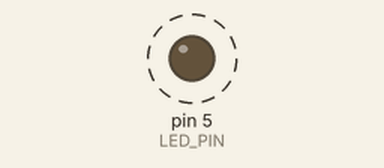
A sketch run on a simulated Arduino Uno, built with avr-gcc and run on an emulated ATmega328P. Parts: output pins drawn as LEDs (lit = HIGH). Dashed ring = blinking.

Above: at 0.5 s.
Timing chart, 0 to 4.6 s (numbered marks = the images above):
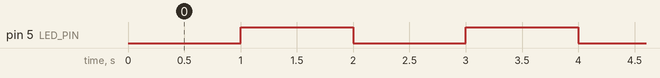

Measured:
- by itself, pin 5 (LED_PIN): alternates HIGH for 1.0 s and LOW for 1.0 s

The sketch:

blinky.ino
```cpp
// Pin connected to LED
const int LED_PIN = 5;

// Interval at which to blink (milliseconds)
const long BLINK_INTERVAL = 1000; // 1 second

// Variable to store the last time LED was updated
unsigned long previousMillis = 0;

// Variable to track the current state of the LED
int ledState = LOW;

void setup() {
  // Initialize the digital pin as an output
  pinMode(LED_PIN, OUTPUT);
}

void loop() {
  // Get the current time
  unsigned long currentMillis = millis();

  // Check if it's time to blink the LED
  if (currentMillis - previousMillis >= BLINK_INTERVAL) {
    // Save the last time the LED was blinked
    previousMillis = currentMillis;

    // If the LED is off, turn it on; if it's on, turn it off
    if (ledState == LOW) {
      ledState = HIGH;
    } else {
      ledState = LOW;
    }

    // Update the LED state
    digitalWrite(LED_PIN, ledState);
  }
}
```
